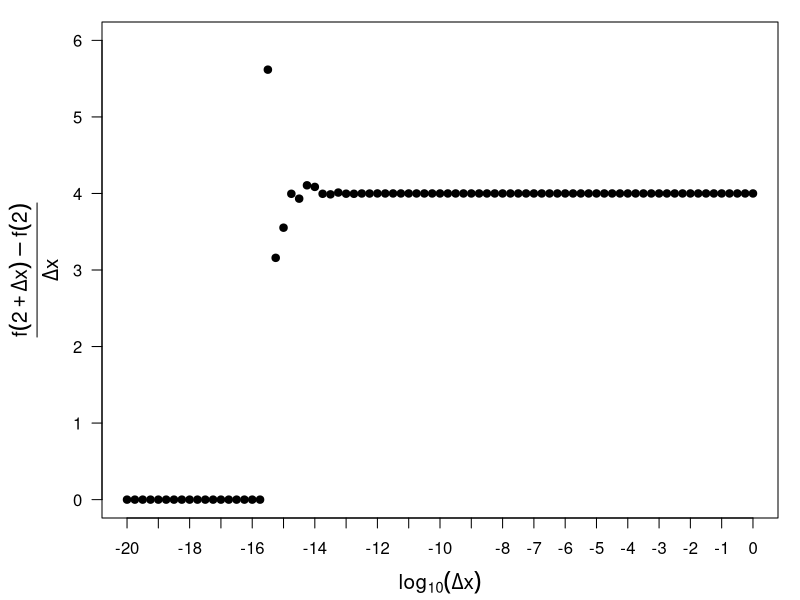

This figure's R source:
f <- function(x) 3 + 4*x

df <- function(n) (f(2 + 10^(-n)) - f(2))/10^(-n)

(x <- seq(0, 20, by=0.25))
par(mar=c(4.1, 5.1, 1.1, 1.1))
plot(10^(-x), sapply(x, df), ylim=c(0, 6), log='x', pch=19, axes=F, xlab="", ylab="")
mtext(expression(log[10](Delta*x)), 1, line=3, cex=1.25)
mtext(expression(frac(f(2+Delta*x) - f(2), Delta*x)), 2, line=2, cex=1.25)
axis(1, 10^(-(0:20)), -(0:20))
axis(2, 0:6, las=1)
box()

#dat <- cbind(x, 10^(-x), sapply(x, df))
